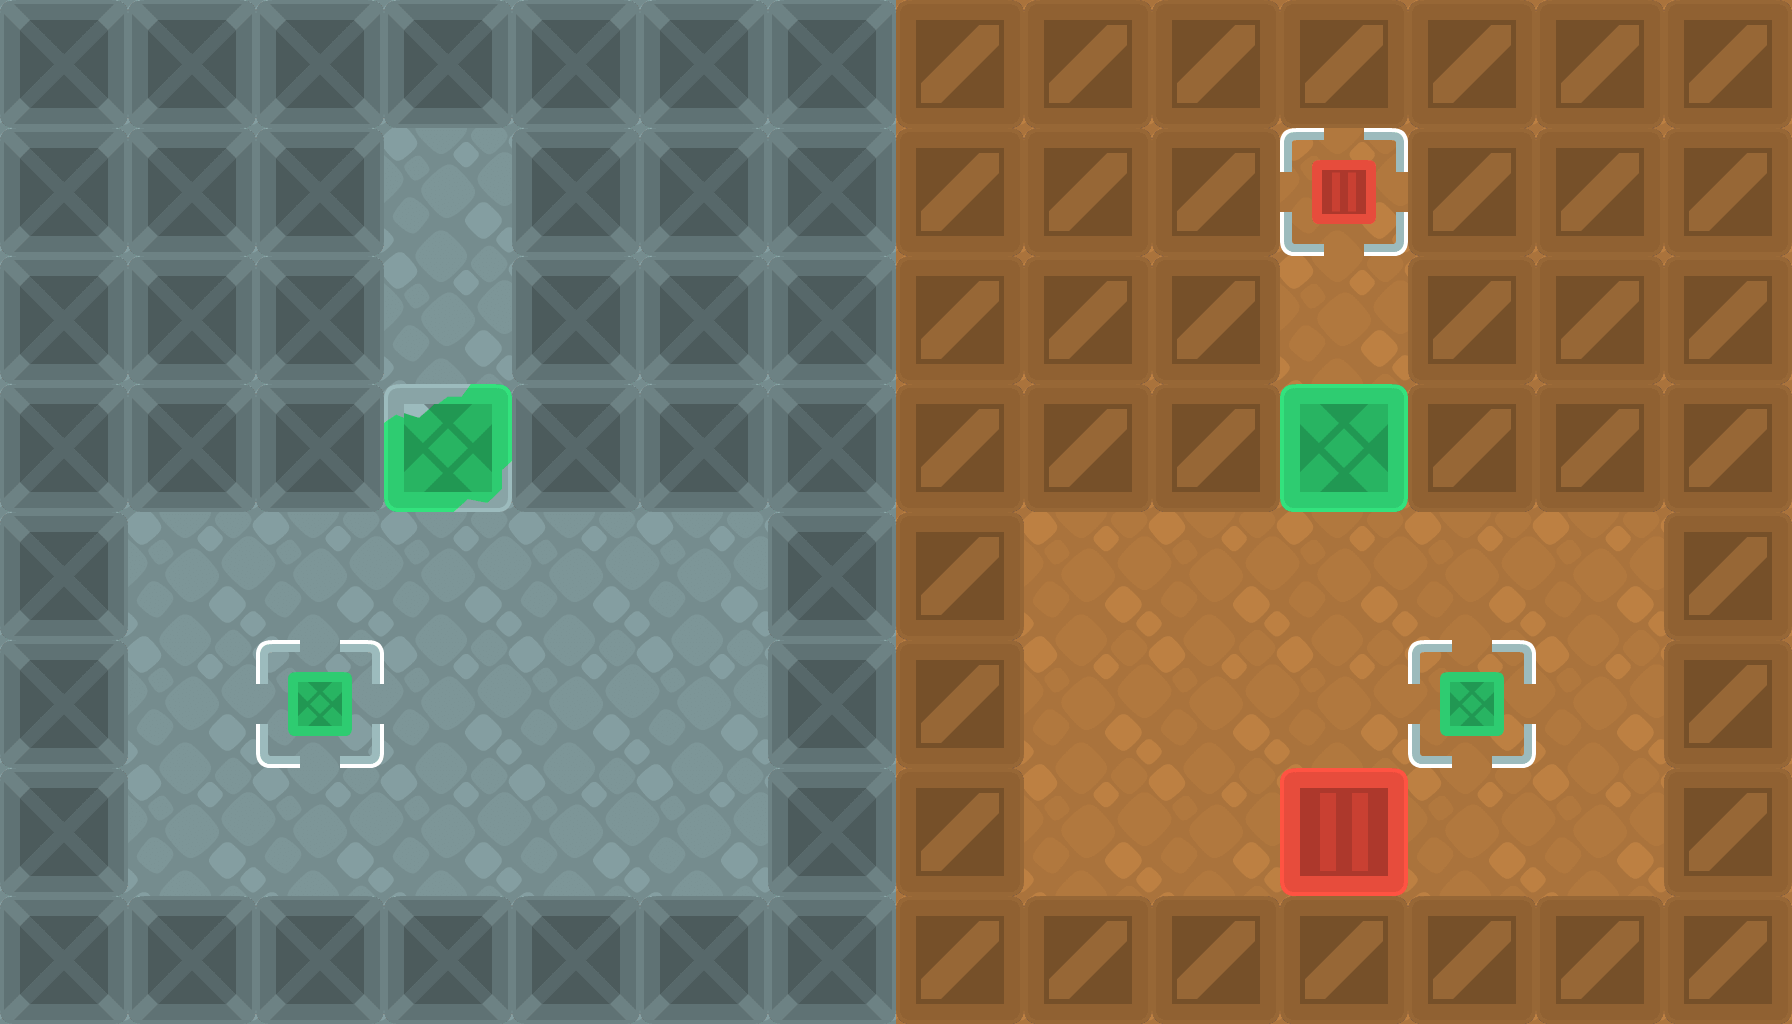

A 2D game scene composited from a Tiled map and its tileset images. What follows is a short description and the map's XML, with every tile layer's data as written:
An orthogonal 14x8 tile map with 128x128 px tiles, 7 tile layers (Floor, Spawn, Goal, CrateGoals, ...).

<map version="1.5" tiledversion="1.7.1" orientation="orthogonal" renderorder="right-down" width="14" height="8" tilewidth="128" tileheight="128" infinite="0" nextlayerid="8" nextobjectid="1">
 <editorsettings>
  <export target="level-2.json" format="json" />
 </editorsettings>
 <tileset firstgid="1" name="sokoban" tilewidth="128" tileheight="128" tilecount="104" columns="13">
  <image source="../tilesheets/sokoban.png" width="1664" height="1024" />
 </tileset>
 <layer id="1" name="Floor" width="14" height="8">
  <data encoding="csv">
90,90,90,90,90,90,90,91,91,91,91,91,91,91,
90,90,90,90,90,90,90,91,91,91,91,91,91,91,
90,90,90,90,90,90,90,91,91,91,91,91,91,91,
90,90,90,90,90,90,90,91,91,91,91,91,91,91,
90,90,90,90,90,90,90,91,91,91,91,91,91,91,
90,90,90,90,90,90,90,91,91,91,91,91,91,91,
90,90,90,90,90,90,90,91,91,91,91,91,91,91,
90,90,90,90,90,90,90,91,91,91,91,91,91,91
</data>
 </layer>
 <layer id="3" name="Spawn" width="14" height="8">
  <data encoding="csv">
0,0,0,0,0,0,0,0,0,0,0,0,0,0,
0,0,0,0,0,0,0,0,0,0,0,0,0,0,
0,0,0,0,0,0,0,0,0,0,0,0,0,0,
0,0,0,0,0,0,0,0,0,0,0,0,0,0,
0,0,0,0,0,0,0,0,0,0,0,0,0,0,
0,0,0,0,0,0,0,0,0,0,0,0,0,0,
0,0,0,0,0,0,0,0,0,0,3,0,0,0,
0,0,0,0,0,0,0,0,0,0,0,0,0,0
</data>
 </layer>
 <layer id="2" name="Goal" width="14" height="8">
  <data encoding="csv">
0,0,0,0,0,0,0,0,0,0,0,0,0,0,
0,0,0,0,0,0,0,0,0,0,42,0,0,0,
0,0,0,0,0,0,0,0,0,0,0,0,0,0,
0,0,0,0,0,0,0,0,0,0,0,0,0,0,
0,0,0,0,0,0,0,0,0,0,0,0,0,0,
0,0,0,0,0,0,0,0,0,0,0,0,0,0,
0,0,0,0,0,0,0,0,0,0,0,0,0,0,
0,0,0,0,0,0,0,0,0,0,0,0,0,0
</data>
 </layer>
 <layer id="7" name="CrateGoals" width="14" height="8">
  <data encoding="csv">
0,0,0,0,0,0,0,0,0,0,0,0,0,0,
0,0,0,0,0,0,0,0,0,0,0,0,0,0,
0,0,0,0,0,0,0,0,0,0,0,0,0,0,
0,0,0,0,0,0,0,0,0,0,0,0,0,0,
0,0,0,0,0,0,0,0,0,0,0,0,0,0,
0,0,44,0,0,0,0,0,0,0,0,44,0,0,
0,0,0,0,0,0,0,0,0,0,0,0,0,0,
0,0,0,0,0,0,0,0,0,0,0,0,0,0
</data>
 </layer>
 <layer id="5" name="NowCrates" width="14" height="8">
  <data encoding="csv">
0,0,0,0,0,0,0,0,0,0,0,0,0,0,
0,0,0,0,0,0,0,0,0,0,0,0,0,0,
0,0,0,0,0,0,0,0,0,0,0,0,0,0,
0,0,0,0,0,0,0,0,0,0,5,0,0,0,
0,0,0,0,0,0,0,0,0,0,0,0,0,0,
0,0,0,0,0,0,0,0,0,0,0,0,0,0,
0,0,0,0,0,0,0,0,0,0,0,0,0,0,
0,0,0,0,0,0,0,0,0,0,0,0,0,0
</data>
 </layer>
 <layer id="4" name="ThenCrates" width="14" height="8">
  <data encoding="csv">
0,0,0,0,0,0,0,0,0,0,0,0,0,0,
0,0,0,0,0,0,0,0,0,0,0,0,0,0,
0,0,0,0,0,0,0,0,0,0,0,0,0,0,
0,0,0,31,0,0,0,0,0,0,0,0,0,0,
0,0,0,0,0,0,0,0,0,0,0,0,0,0,
0,0,0,0,0,0,0,0,0,0,0,0,0,0,
0,0,0,0,0,0,0,0,0,0,0,0,0,0,
0,0,0,0,0,0,0,0,0,0,0,0,0,0
</data>
 </layer>
 <layer id="6" name="Walls" width="14" height="8">
  <data encoding="csv">
19,19,19,19,19,19,19,15,15,15,15,15,15,15,
19,19,19,0,19,19,19,15,15,15,0,15,15,15,
19,19,19,0,19,19,19,15,15,15,0,15,15,15,
19,19,19,0,19,19,19,15,15,15,0,15,15,15,
19,0,0,0,0,0,19,15,0,0,0,0,0,15,
19,0,0,0,0,0,19,15,0,0,0,0,0,15,
19,0,0,0,0,0,19,15,0,0,0,0,0,15,
19,19,19,19,19,19,19,15,15,15,15,15,15,15
</data>
 </layer>
</map>
